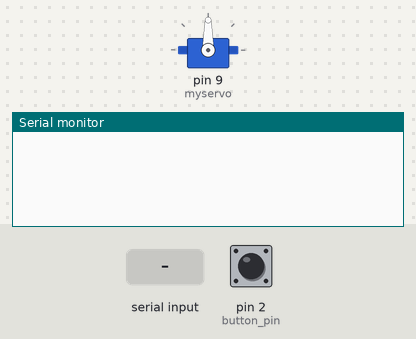
This sketch was run on a simulated Arduino Uno, built with avr-gcc and run on an emulated ATmega328P. Parts: servo, the last lines printed to the serial monitor. The test bench sets the inputs (shaded band); at power-on: pin 2 (button_pin) LOW.

Above: at 1.2 s.
1.3 s: "90,45\n" received over Serial
At 2.9 s:
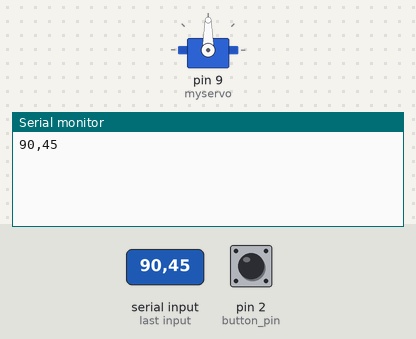
3.8 s: "5\n" received over Serial
At 5.9 s:
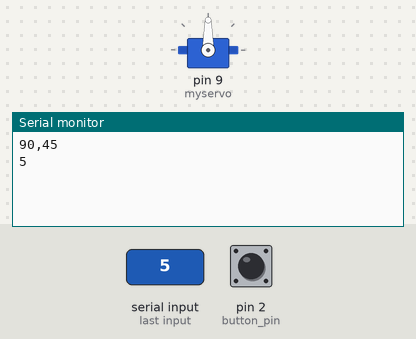

The sketch:

Servo_Control__Serial_.ino
```cpp
#include <Servo.h>
Servo myservo;
String inByte;
const int button_pin = 2;
int pos;
int Locked = 0;

void setup()
{

  myservo.attach(9);
  myservo.write(90);
  Serial.begin(9600);
  pinMode(button_pin, INPUT);
}

void Lock(Servo myservo){
  myservo.write(155);
}

void Unlock(Servo myservo){
  myservo.write(90);
}

void loop()
{
  if (Serial.available())
  {
    inByte = Serial.readString();
    pos = inByte.toInt();
    Serial.print(inByte);
    if (strstr(const_cast<char *>(inByte.c_str()), "L") != NULL)
    {
      Locked = 1;
      Serial.print(inByte);
      Serial.print("Locking\n");
    }
    else if (strstr(const_cast<char *>(inByte.c_str()), "U") != NULL)
    {
      Locked = 0;
      Serial.print("Unlocking\n");
    }
  }

  if(digitalRead(button_pin)){
     Unlock(myservo);
  }else{
    if(Locked){
      Lock(myservo);
    }else{
      Unlock(myservo);
    }
  }

}
```

Measured:
- after the input at 1.3 s, the serial monitor: prints a new line after 1.0 s (image 1)
- after the input at 3.8 s, the serial monitor: prints a new line after 1.0 s (image 2)
